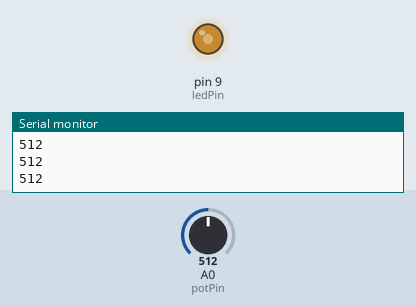
Simulated run of this sketch. Board: Arduino Uno, built with avr-gcc and run on an emulated ATmega328P. On the bench: output pins drawn as LEDs (lit = HIGH), the last lines printed to the serial monitor. The test bench sets the inputs (shaded band); at power-on: A0 (potPin) = 512. Not simulated (calls return 0 or success): arduino_secrets.h.

Above: at 1.2 s.
1.3 s: A0 (potPin) set to 716
At 2.3 s:
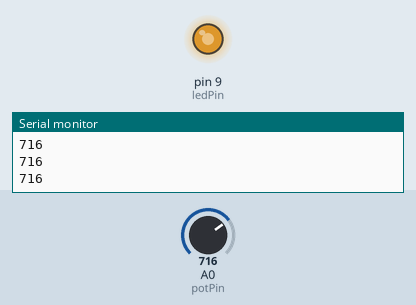
2.8 s: A0 (potPin) set to 900
At 3.4 s:
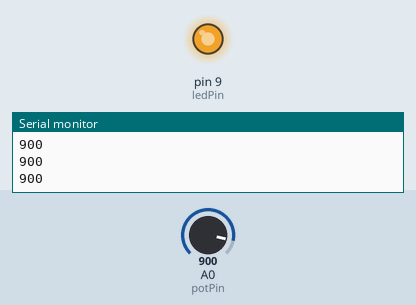
4.3 s: A0 (potPin) set to 122
At 4.6 s:
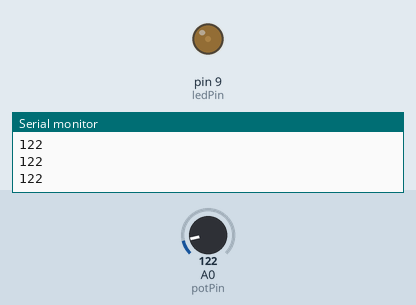
5.8 s: A0 (potPin) set to 0
At 7.0 s:
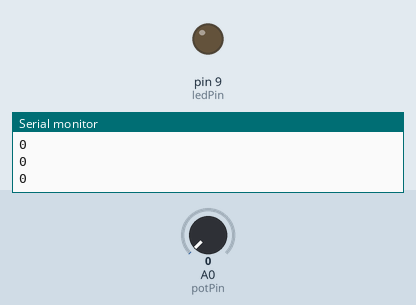
7.3 s: A0 (potPin) set to 511
At 8.0 s:
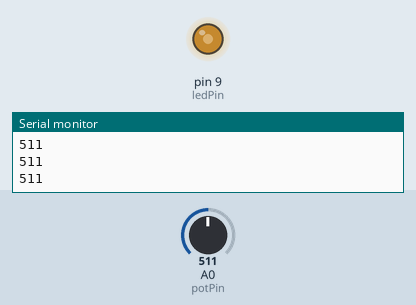
Timing chart, 0 to 9.8 s (numbered marks = the images above; inputs shaded):
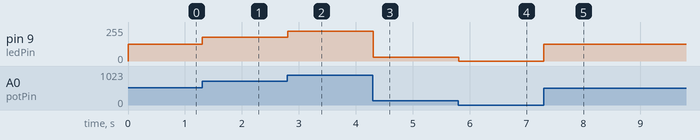

The sketch:

LED_Control_with_Potentiometer.ino
```cpp
#include "arduino_secrets.h"

int potPin = A0;    // Analog pin connected to potentiometer
int ledPin = 9;     // PWM-capable digital pin connected to LED
int potValue = 0;   // Variable to store the potentiometer value
int ledBrightness = 0; // Variable to store LED brightness

void setup() {
  Serial.begin(9600);
  pinMode(ledPin, OUTPUT);  // Set the LED pin as an output
}

void loop() {
  Serial.println(potValue);
  potValue = analogRead(potPin);          // Read the potentiometer
  ledBrightness = map(potValue, 0, 1023, 0, 255); // Map potentiometer range to PWM range
  analogWrite(ledPin, ledBrightness);     // Set LED brightness
  delay(10);                              // Small delay for stability
}
```

Measured:
- after the input at 1.3 s, pin 9 (ledPin): 127/255 → 178/255 at once
- after the input at 2.8 s, pin 9 (ledPin): 178/255 → 224/255 at once
- after the input at 4.3 s, pin 9 (ledPin): 224/255 → 30/255 at once
- after the input at 5.8 s, pin 9 (ledPin): 30/255 → 0/255 at once
- after the input at 7.3 s, pin 9 (ledPin): 0/255 → 127/255 at once
